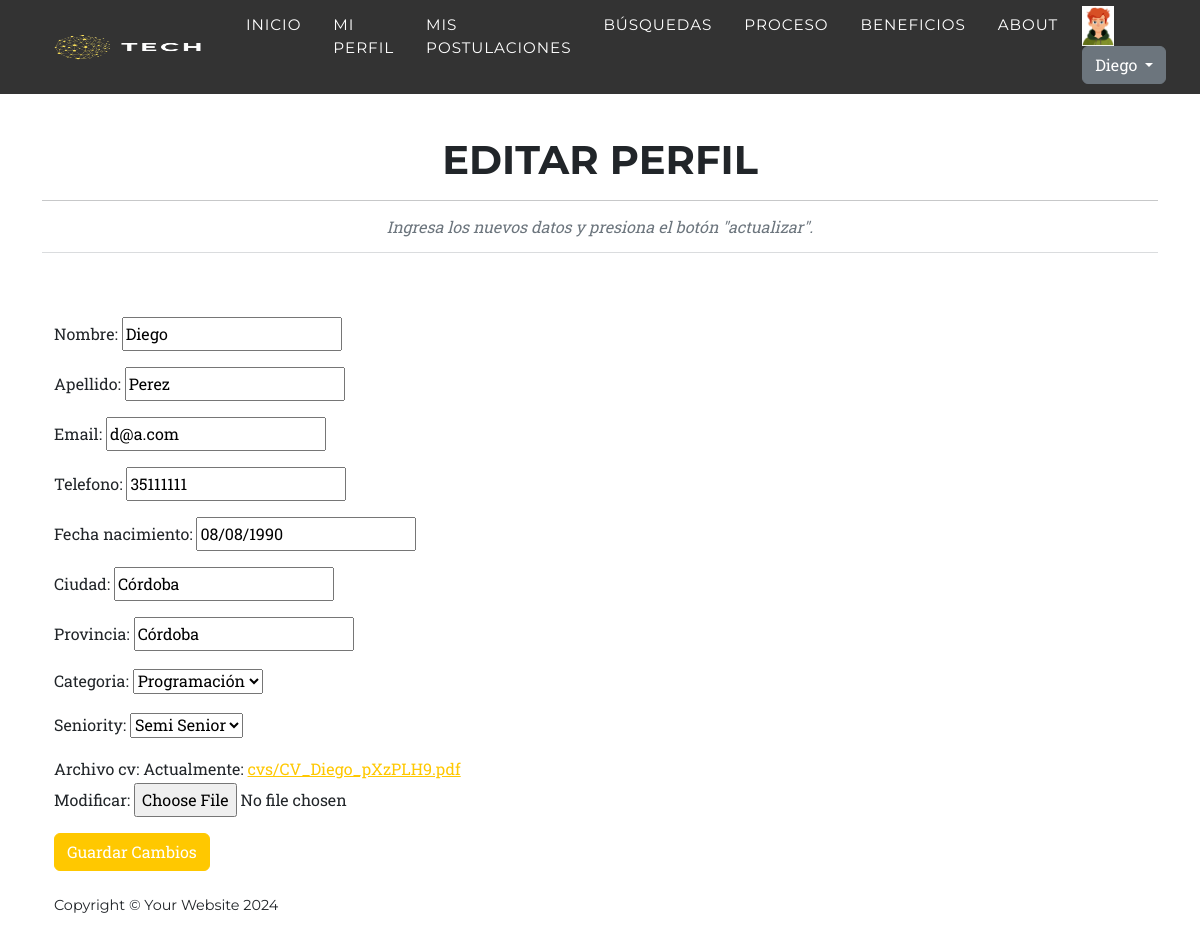
Page /App/App/editar_perfil/ (signed in) on the committed database.
### users/models.py (models this page shows, shortened)
class Avatar(models.Model):
    user = models.OneToOneField(User, on_delete=models.CASCADE, null=True,blank = True)
    imagen = models.ImageField(upload_to='avatares', null=True, blank = True)

### App/models.py (models this page shows)
class Candidato(models.Model):
    user = models.OneToOneField(User, on_delete=models.CASCADE, null=True, blank=True)  # Permitir nulos temporalmente
    nombre = models.CharField(max_length=100)
    apellido = models.CharField(max_length=100)
    email = models.EmailField()
    telefono = models.CharField(max_length=15)
    fecha_nacimiento = models.DateField()
    ciudad = models.CharField(max_length=100)
    provincia = models.CharField(max_length=100)
    categoria = models.CharField(max_length=50, choices=[
        ('Programación', 'Programación'),
        ('Data', 'Data'),
        ('Redes', 'Redes'),
        ('QA', 'QA'),
        ('UX/UI', 'UX/UI'),
        ])
    seniority= models.CharField(max_length=50, choices=[
        ('Junior', 'Junior'),
        ('Semi Senior', 'Semi Senior'),
        ('Senior', 'Senior'),
        ('Manager', 'Manager'),
        ])
    archivo_cv = models.FileField(upload_to='cvs/')

### App/views.py (the view)
# urls.py: path('App/editar_perfil/', editar_perfil, name='editar_perfil'),
@login_required
def editar_perfil(request):
    candidato = request.user.candidato
    if request.method == "POST":
        form = FormCandidato(request.POST, request.FILES, instance=candidato)
        if form.is_valid():
            form.save()
            messages.success(request, 'Perfil actualizado exitosamente.')
            return redirect('ver_perfil')
    else:
        form = FormCandidato(instance=candidato)
    return render(request, "App/candidato_form.html", {"form": form})

### App/forms.py
class FormCandidato(forms.ModelForm):
    class Meta:
        model = Candidato
        fields = [
            'nombre',
            'apellido',
            'email',
            'telefono',
            'fecha_nacimiento',
            'ciudad',
            'provincia',
            'categoria',
            'seniority',
            'archivo_cv'
        ]

### App/templates/App/candidato_form.html (shortened to what this page needs)
{% extends 'App/base.html' %}
{% block main %}
<section class="page-section" id="about" style="margin-top: 40px;">
    <div class="container">
        <div class="text-center">
            <h2 class="section-heading text-uppercase">Editar perfil</h2> <hr>
            <h3 class="section-subheading text-muted">Ingresa los nuevos datos y presiona el botón "actualizar". <hr></h3>
        </div>
    <div class="container">
        <form method="post" enctype="multipart/form-data">
            {{ form.as_p }}
            <button type="submit" class="btn btn-primary">Guardar Cambios</button>
        </form>
    </div>
{% endblock %}

### App/templates/App/base.html (shortened to what this page needs)
<!DOCTYPE html>
{% load static %}
<html lang="es">
    <head>
        <link href="{% static 'App/css/styles.css' %}" rel="stylesheet" />
    </head>
    <body id="page-top">
        <nav class="navbar navbar-expand-lg navbar-dark fixed-top" id="mainNav" style="background-color: rgba(0, 0, 0, 0.8); padding-top: 0.4rem; padding-bottom: 0.6rem;">
            <div class="container">
                <a class="navbar-brand" href="{% url 'Inicio' %}"><img src="{% static 'App/assets/img/navbar-logo.png' %}" alt="..." width="180" height="160" /></a>
                <div class="collapse navbar-collapse" id="navbarResponsive">
                    <ul class="navbar-nav text-uppercase ms-auto py-4 py-lg-0">
                        <li class="nav-item"><a class="nav-link" href="{% url 'Inicio' %}">Inicio</a></li>
                        {% if request.user.is_authenticated %}
                            <li class="nav-item"><a class="nav-link" href="{% url 'ver_perfil' %}">Mi perfil</a></li>
                            <li class="nav-item"><a class="nav-link" href="{% url 'mis_postulaciones' %}">Mis postulaciones</a></li>
                        {% endif %}
                        <li class="nav-item"><a class="nav-link" href="{% url 'lista_busquedas' %}">Búsquedas</a></li>
                        <li class="nav-item"><a class="nav-link" href="{% url 'Proceso' %}">Proceso</a></li>
                        <li class="nav-item"><a class="nav-link" href="{% url 'Beneficios' %}">Beneficios</a></li>
                        <li class="nav-item"><a class="nav-link" href="{% url 'About' %}">About</a></li>
                        <div class="dropdown">
                            {% if request.user.is_authenticated %}
                                <img src="{{ request.user.avatar.imagen.url }}" alt="" height="40px">
                                <button class="btn btn-secondary dropdown-toggle" type="button" id="dropdownMenuButton1" data-bs-toggle="dropdown" aria-expanded="false">
                                    {{ request.user.username }}
                                </button>
                            {% endif %}
                        </div>
                    </ul>
                </div>
            </div>
        </nav>
        {% block main %}
        {% endblock main %}
        <footer class="footer py-4">
            <div class="container">
                <div class="row align-items-center">
                    <div class="col-lg-4 text-lg-start">Copyright &copy; Your Website 2024</div>
</html>
    </body>
</html>

### rows in the picture
Candidato: nombre "Diego", apellido "Perez", email "d@a.com", telefono "35111111", fecha_nacimiento "08/08/1990", ciudad "Córdoba", provincia "Córdoba", categoria "Programación", seniority "Semi Senior"

### other values in the picture
{{ request.user.username }} "Diego"
